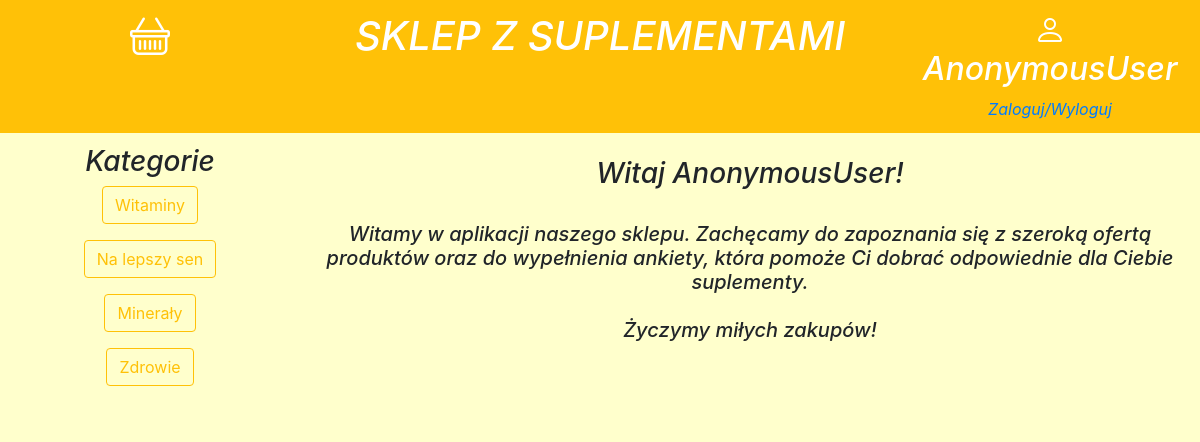
The app's page /, older data.
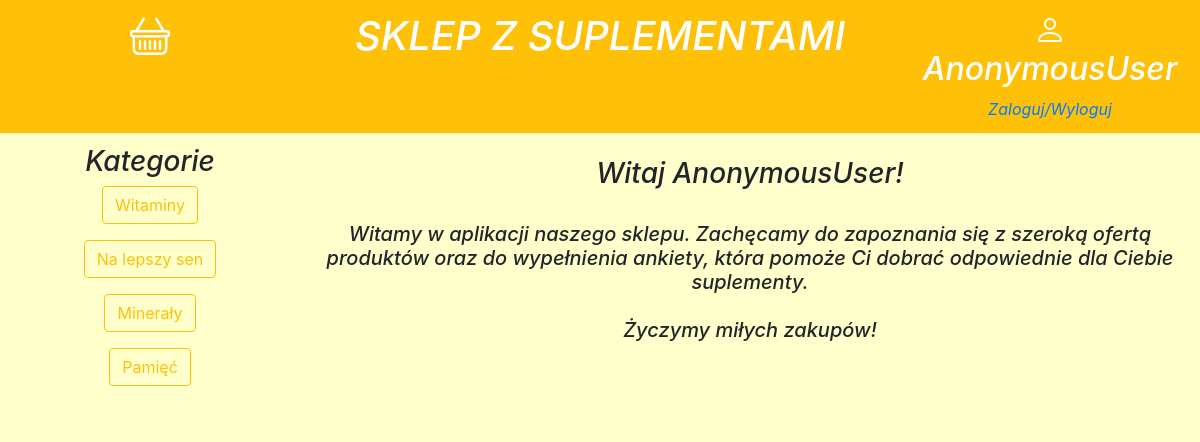
The same page, newer data.
### Main/models.py (models this page shows, shortened)
class Kategoria(models.Model):
    nazwa = models.CharField(max_length=50)
    class Meta:
        verbose_name = "Kategoria"
        verbose_name_plural = "Kategorie"

### Main/views.py (the view)
# urls.py: path('', index, name='index'),
def index(request):
    kategorie = Kategoria.objects.all()
    dane = {'kategorie': kategorie}
    return render(request, 'main.html', dane)

### Main/templates/main.html (shortened to what this page needs)
{% load static %}
<!DOCTYPE html>
<html lang="pl">
<head>
    {% load static %}
    <link rel="stylesheet" href="{% static 'css/bootstrap.min.css' %}">
    <link rel="stylesheet" href="{% static 'css/bootstrap.css' %}">
    <link rel="stylesheet" href="https://cdn.jsdelivr.net/npm/bootstrap-icons@1.5.0/font/bootstrap-icons.css">
</head>
<body>
    <div class="row font-italic text-white">
        <div class="col-3 bg-warning d-none d-md-block">
            <h1><span class="bi-basket"></span></h1>
        </div>
        <div class="col-6 bg-warning d-none d-md-block">
            <h1> <a class="text-white" href="{% url 'index' %}"> SKLEP Z SUPLEMENTAMI </a></h1>
        </div>
        <div class="col-3 bg-warning d-none d-md-block">
                <h2><span class="bi-person">{{ request.user }}</span></h2>
                    <a href="{% url 'wylogowanie' %}">Zaloguj/Wyloguj</a>
        </div>
    </div>
    <div class="row font-italic">
        <div class="col-xs-4 col-sm-3">
            <h3>Kategorie</h3>
            {% for kat in kategorie %}
                <p><a href="/kategoria/{{ kat.id }}" class="text-decoration-none">
                    <button type="button" class="btn btn-outline-warning">
                        {{ kat.nazwa }}
                    </button>
                </a></p>
            {% endfor %}
        </div>
        <div class="col-xs-8 col-sm-9 container- bg-transparent">
            <br><h3>Witaj {{ request.user }}!</h3><br>
            <h5 class="font-italic">Witamy w aplikacji naszego sklepu. Zachęcamy do zapoznania się z szeroką ofertą produktów oraz do
                wypełnienia ankiety, która pomoże Ci dobrać odpowiednie dla Ciebie suplementy.<br><br>
                Życzymy miłych zakupów!</h5>
        </div>
    </div>
</body>
</html>

Row changes from the older to the newer data that the page shows:
changed Kategoria: nazwa "Zdrowie" → "Pamięć"
